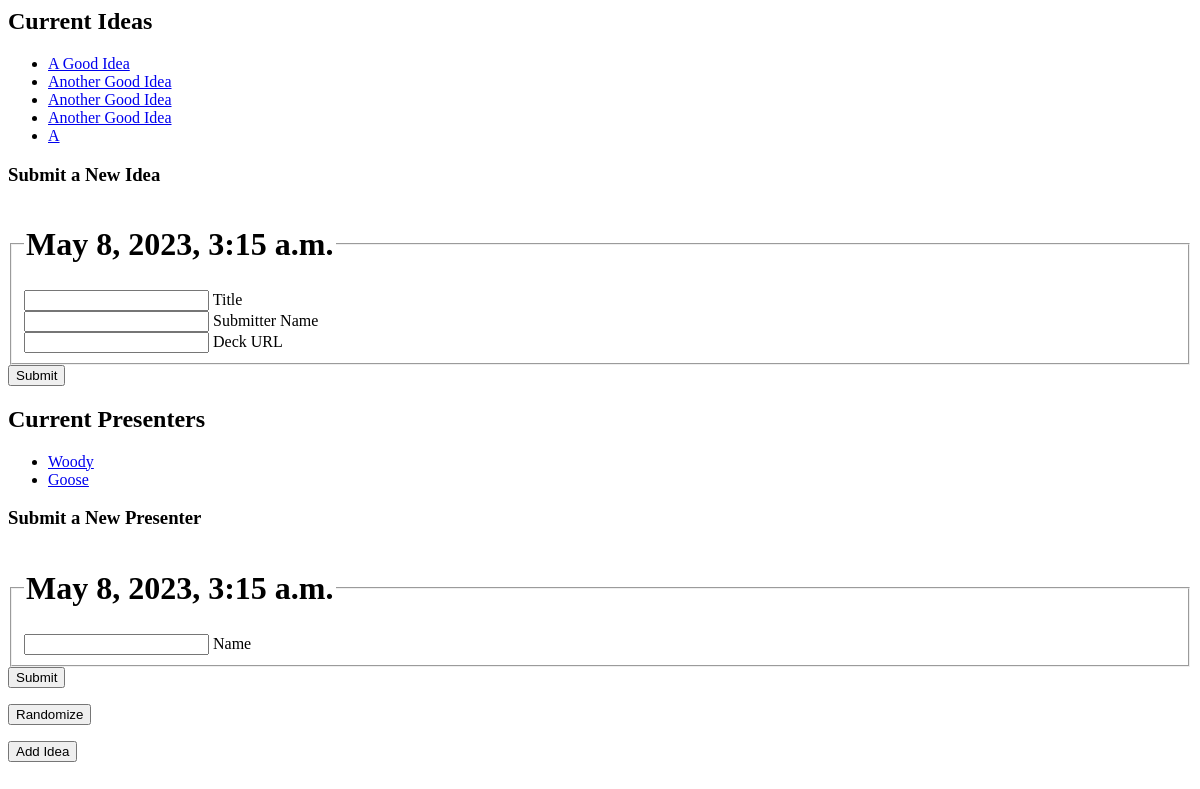
Before: /games/1/ with the older database file.
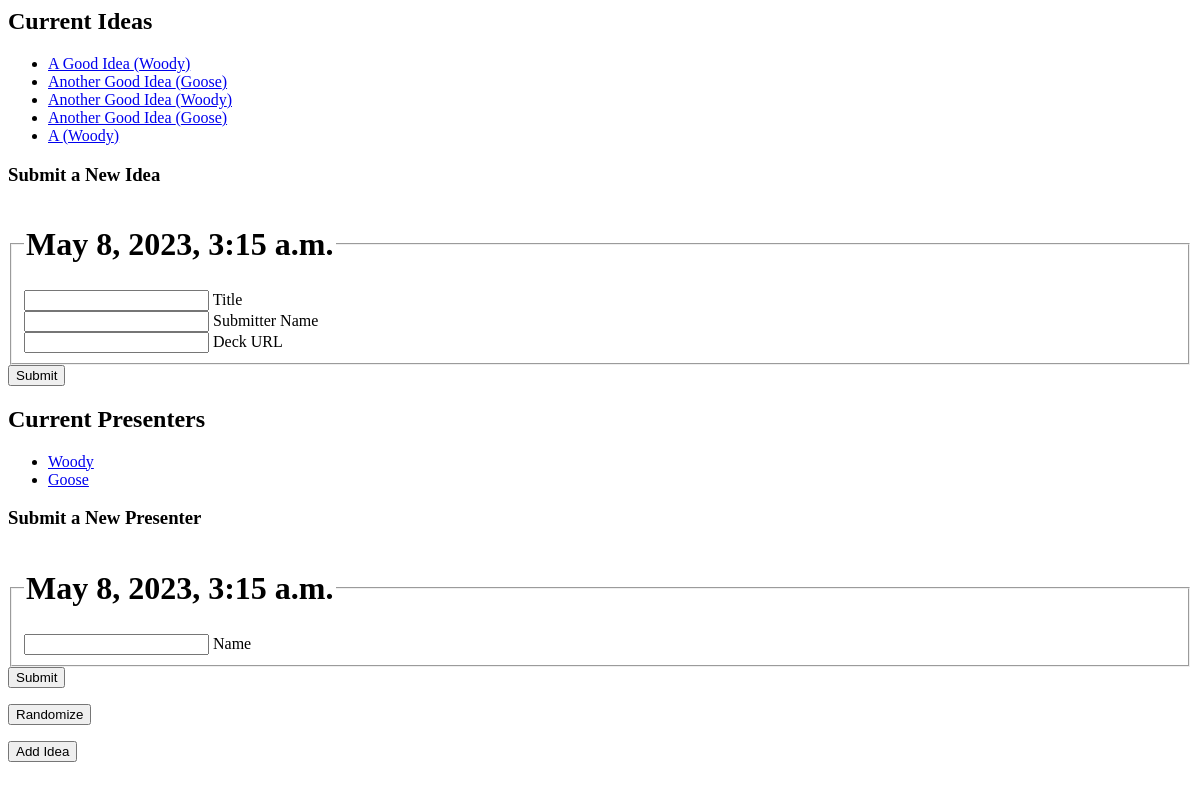
After: the same page with the newer database file.
### ideas/models.py (models this page shows)
class Idea(models.Model):
    game = models.ForeignKey(Game, on_delete=models.CASCADE)
    presenter = models.ForeignKey(
        Presenter, on_delete=models.DO_NOTHING, blank=True, null=True
    )
    title = models.CharField(max_length=200)
    submitter_name = models.CharField(max_length=200)
    deck_url = models.URLField()

class Game(models.Model):
    game_date = models.DateTimeField("game date")

class Presenter(models.Model):
    game = models.ForeignKey(Game, on_delete=models.CASCADE, blank=True, null=True)
    name = models.CharField("presenter name", max_length=200)

### ideas/views.py (the view)
# urls.py: path("<int:pk>/", views.game_detail, name="game-detail"),
def game_detail(request, pk):
    game = get_object_or_404(Game, pk=pk)
    ideas = Idea.objects.filter(game=game)
    presenters = Presenter.objects.filter(game=game)
    return render(
        request,
        "ideas/game_detail.html",
        {"game": game, "ideas": ideas, "presenters": presenters},
    )

### ideas/templates/ideas/game_detail.html (shortened to what this page needs)
{% if ideas %}
    <h2>Current Ideas</h2>
    {% include "ideas/idea_list.html" %}
    <h3>Submit a New Idea</h3>
    {% include "ideas/idea_form.html" %}
    <h2>Current Presenters</h2>
    {% include "ideas/presenters_list.html" %}
    <h3>Submit a New Presenter</h3>
    {% include "ideas/presenter_form.html" %}
{% else %}
    <p>No ideas are available.</p>
{% endif %}
{% include "ideas/randomize_form.html" %}
<button type="button" onclick="location.href='{% url 'ideas:idea-submit' game.id %}'">Add Idea</button>

### ideas/templates/ideas/idea_list.html
<ul>
{% for idea in ideas %}
    <li><a href="{% url 'ideas:idea-detail' idea.game_id idea.id %}">
        {{ idea.title | title}}
        {% if idea.presenter %}
        <a href="{% url 'ideas:presenter-detail' idea.game_id idea.presenter.id %}">({{ idea.presenter.name}})</a>
        {% endif %}
    </a></li>
{% endfor %}
</ul>

### ideas/templates/ideas/idea_form.html (shortened to what this page needs)
<form action="{% url 'ideas:idea-submit' game.id %}" method="post">
<fieldset>
    <legend><h1>{{ game.game_date }}</h1></legend>
    <input name="title" id="idea_title" value="{{ title }}">
    <label for="idea_title">Title</label><br>
    <input name="submitter_name" id="submitter_name" value="{{ submitter_name }}">
    <label for="submitter_name">Submitter Name</label><br>
    <input name="deck_url" id="deck_url" value="{{ deck_url }}">
    <label for="deck_url">Deck URL</label><br>
</fieldset>
<input type="submit" value="Submit">
</form>

### ideas/templates/ideas/presenters_list.html
<ul>
{% for presenter in presenters %}
    <li><a href="{% url 'ideas:presenter-detail' game.id presenter.id %}">{{ presenter.name}}</a></li>
{% endfor %}
</ul>

### ideas/templates/ideas/presenter_form.html (shortened to what this page needs)
<form action="{% url 'ideas:presenter-index' game.id %}" method="post">
<fieldset>
    <legend><h1>{{ game.game_date }}</h1></legend>
    <input name="name" id="name" value="{{ name }}">
    <label for="name">Name</label><br>
</fieldset>
<input type="submit" value="Submit">
</form>

### ideas/templates/ideas/randomize_form.html (shortened to what this page needs)
<form action="{% url 'ideas:game-randomize' game.id %}" method="post">
<input type="submit" value="Randomize">
</form>

Changed rows visible on the page:
changed Idea "A Good Idea": presenter_id empty → 2 (drawn); presenter.name (not shown) → "Woody"
changed Idea (number 2 of 5 on the later page): presenter_id empty → 3 (drawn); presenter.name (not shown) → "Goose"
changed Idea (number 3 of 5 on the later page): presenter_id empty → 2 (drawn); presenter.name (not shown) → "Woody"
changed Idea (number 4 of 5 on the later page): presenter_id empty → 3 (drawn); presenter.name (not shown) → "Goose"
changed Idea (number 5 of 5 on the later page): presenter_id empty → 2 (drawn); presenter.name (not shown) → "Woody"
